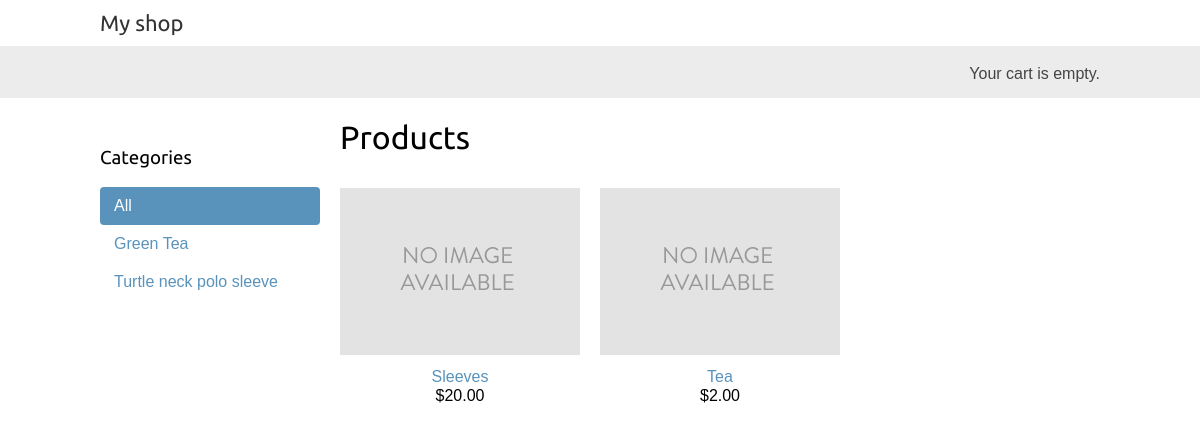
Before: / with the older database file.
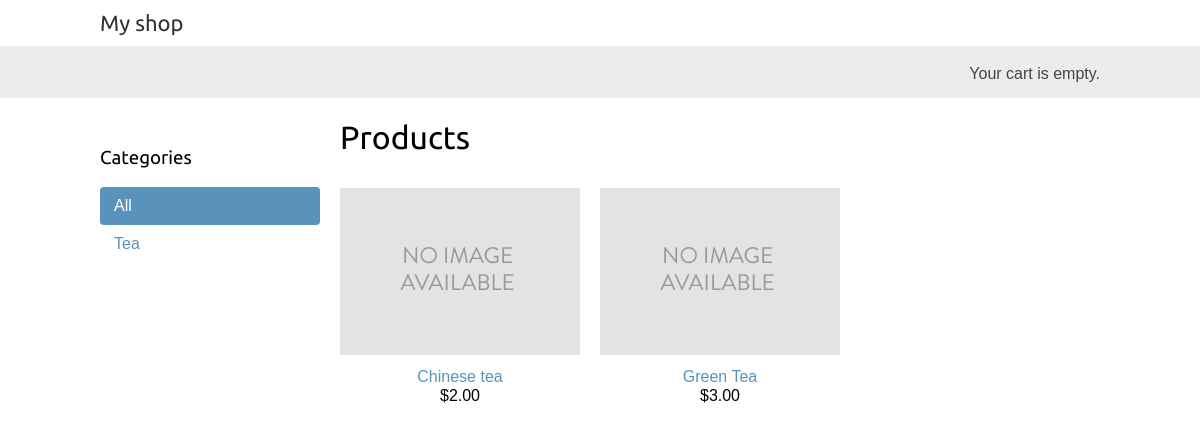
After: the same page with the newer database file.
### eshop/models.py (models this page shows, shortened)
class Category(Model):
    name: CharField = models.CharField(max_length=200)
    slug: SlugField = models.SlugField(max_length=200, unique=True)
    class Meta:
        ordering = ['name']
        indexes =  [
            models.Index(fields=['name'])
        ]
        verbose_name: str = 'category'
        verbose_name_plural: str = 'categories'
    def get_absolute_url(self) -> reverse:
        return reverse('eshop:product_list_by_category', args=(self.slug,))

class Product(Model):
    category: ForeignKey = models.ForeignKey(Category, related_name='products', on_delete=models.CASCADE)
    name: CharField = models.CharField(max_length=200)
    slug: SlugField = models.SlugField(max_length=200)
    Image: ImageField = models.ImageField(upload_to='products/%y/%m/%d', blank=True)
    description: TextField = models.TextField(blank=True)
    price: DecimalField = models.DecimalField(max_digits=10, decimal_places=2)
    available: BooleanField = models.BooleanField(default=True)
    created: DateTimeField = models.DateTimeField(auto_now_add=True)
    updated: DateTimeField = models.DateTimeField(auto_now=True)
    class Meta:
        ordering = ['name']
        indexes = [
            models.Index(fields=['id', 'slug']),
            models.Index(fields=['name']),
            models.Index(fields=['-created']),
        ]
    def get_absolute_url(self) -> reverse:
        return reverse('eshop:product_detail', args=(self.id, self.slug,))

### eshop/views.py (the view)
# urls.py: path('', views.product_list, name='product_list'),
def product_list(request: HttpRequest, category_slug=None) -> HttpResponse:
    category = None
    categories = Category.objects.all()
    products: Product = Product.objects.filter(available=True)
    if category_slug:
        category: Category = get_object_or_404(Category, slug=category_slug)
        products: Product = products.filter(category=category)
    return render(request, 'eshop/product/list.html', {
        'category': category,
        'categories': categories,
        'products': products,
    })

### eshop/templates/eshop/product/list.html (shortened to what this page needs)
{% extends "eshop/base.html" %}
{% load static %}
{% block content %}
    <div id="sidebar">
        <h3>Categories</h3>
        <ul>
            <li {% if not category %}class="selected"{% endif %}>
                <a href="{% url 'eshop:product_list' %}">All</a>
            </li>
            {% for c in categories %}
                <li {% if category.slug == c.slug %}class="selected" {% endif %}>
                    <a href="{{ c.get_absolute_url }}">{{ c.name }}</a>
                </li>
            {% endfor %}
        </ul>
    </div>
    <div id="main" class="product-list">
        <h1>{% if category %}{{ category.name }}{% else %}Products
            {% endif %}</h1>
        {% for product in products %}
            <div class="item">
                <a href="{{ product.get_absolute_url }}">
                    <img src="{% if product.image %}{{ product.image.url }}{% else %}{% static 'images/no_image.png' %}{% endif %}">
                </a>
                <a href="{{ product.get_absolute_url }}">{{ product.name }}</a>
                <br>
                ${{ product.price }}
            </div>
        {% endfor %}
    </div>
{% endblock %}

### eshop/templates/eshop/base.html (shortened to what this page needs)
{% load static %}
<!DOCTYPE html>
<html lang="en">
    <head>
        <link rel="stylesheet" href="{% static 'css/base.css' %}">
    </head>
    <body>
        <div id="header">
            <a href="/" class="logo">My shop</a>
        </div>
        <div id="subheader">
            <div class="cart">
            Your cart is empty.
            </div>
        </div>
        <div id="content">
            {% block content %}
            {% endblock %}
        </div>
    </body>
</html>

### eshop/static/css/base.css (style rules this page uses)
body { margin:0; padding:0; font-family:helvetica, sans-serif; }
h1, h2, h3, h4, h5 , h6 { font-family: 'Ubuntu', sans-serif; font-weight:normal; }
a { text-decoration:none; color:#5993bb; }
#header { padding:10px 100px; font-size:18px; overflow:auto; }
#subheader { background:#ececec; color:#444; padding:15px 100px; overflow:auto; }
#header .logo { font-family: 'Ubuntu', sans-serif; float:left; color:#333; font-size:22px; margin-right:10%; }
#subheader .cart { float:right; padding-top:4px; }
#content { padding:0 100px; overflow:hidden; }
#sidebar { width:220px; padding:30px 20px 0 0; float:left; }
#sidebar ul { margin:0; padding:0; }
#sidebar ul li { margin:0; list-style:none; padding:10px 14px; }
#sidebar ul li a { display:block; }
#sidebar ul li.selected { background:#5993bb; border-radius:4px; }
#sidebar ul li.selected a { color:#fff; }
#main { float:left; width: 96%; margin-right:-220px; overflow:hidden; }
.product-list .item { width:25%; padding:10px 20px 10px 0; float:left; text-align:center; line-height:1.2; }
.product-list .item img { width:100%; margin-bottom:8px; }

Changed rows visible on the page:
removed Category: name "Green Tea"
removed Category: name "Turtle neck polo sleeve"
removed Product: name "Sleeves", price "20.00"
removed Product: name "Tea", price "2.00"
added Category: name "Tea"
added Product: name "Chinese tea", price "2.00"
added Product: name "Green Tea", price "3.00"
